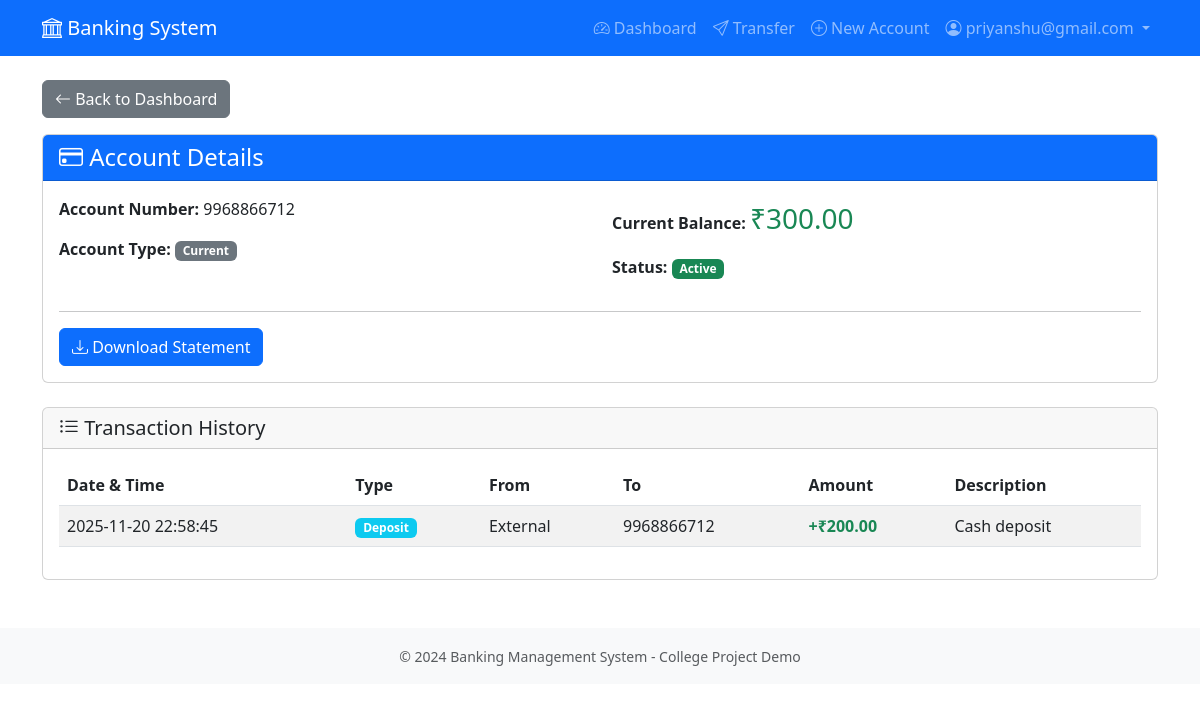
Screenshot of /user/account/1 (signed in) with the database file from the repository.
### app/models.py (models this page shows, shortened)
class User(UserMixin, db.Model):
    __tablename__ = 'users'
    id = db.Column(db.Integer, primary_key=True)
    email = db.Column(db.String(120), unique=True, nullable=False, index=True)
    password_hash = db.Column(db.String(255), nullable=False)
    full_name = db.Column(db.String(100), nullable=False)
    phone = db.Column(db.String(20), nullable=True)
    is_admin = db.Column(db.Boolean, default=False, nullable=False)
    is_active = db.Column(db.Boolean, default=True, nullable=False)
    created_at = db.Column(db.DateTime, default=get_ist_now, nullable=False)
    accounts = db.relationship('Account', backref='owner', lazy='dynamic', cascade='all, delete-orphan')

class Account(db.Model):
    __tablename__ = 'accounts'
    id = db.Column(db.Integer, primary_key=True)
    user_id = db.Column(db.Integer, db.ForeignKey('users.id'), nullable=False, index=True)
    account_number = db.Column(db.String(20), unique=True, nullable=False, index=True)
    account_type = db.Column(db.String(20), nullable=False)  # 'checking' or 'savings'
    balance = db.Column(db.Integer, default=0, nullable=False)  # Stored in cents
    is_frozen = db.Column(db.Boolean, default=False, nullable=False)
    created_at = db.Column(db.DateTime, default=get_ist_now, nullable=False)
    transactions_sent = db.relationship(
        'Transaction',
        foreign_keys='Transaction.from_account_id',
        backref='source_account',
        lazy='dynamic'
    )
    transactions_received = db.relationship(
        'Transaction',
        foreign_keys='Transaction.to_account_id',
        backref='destination_account',
        lazy='dynamic'
    )
    def get_balance(self):
        return self.balance / 100.0
    def get_all_transactions(self):
        sent = self.transactions_sent.all()
        received = self.transactions_received.all()
        all_transactions = sent + received
        return sorted(all_transactions, key=lambda x: x.timestamp, reverse=True)

class Transaction(db.Model):
    __tablename__ = 'transactions'
    id = db.Column(db.Integer, primary_key=True)
    from_account_id = db.Column(db.Integer, db.ForeignKey('accounts.id'), nullable=True, index=True)
    to_account_id = db.Column(db.Integer, db.ForeignKey('accounts.id'), nullable=True, index=True)
    amount = db.Column(db.Integer, nullable=False)  # Stored in cents
    transaction_type = db.Column(db.String(20), nullable=False)  # 'transfer', 'deposit', 'withdrawal'
    description = db.Column(db.String(255), nullable=True)
    timestamp = db.Column(db.DateTime, default=get_ist_now, nullable=False, index=True)
    def get_amount(self):
        return self.amount / 100.0

### app/routes/user_routes.py (the view)
@bp.route('/account/<int:account_id>')
@login_required
def account_details(account_id):
    if isinstance(current_user, Admin):
        return redirect(url_for('admin.dashboard'))
    account = check_account_ownership(account_id)
    transactions = account.get_all_transactions()
    return render_template(
        'user/account_details.html',
        title=f'Account {account.account_number}',
        account=account,
        transactions=transactions
    )

### app/routes/user_routes.py (called while the page is built)
def check_account_ownership(account_id):
    account = Account.query.get_or_404(account_id)
    if account.user_id != current_user.id:
        abort(403)  # Forbidden
    return account

### app/templates/user/account_details.html (shortened to what this page needs)
{% extends "layout.html" %}
{% block content %}
<div class="mb-3">
    <a href="{{ url_for('user.dashboard') }}" class="btn btn-secondary">
        <i class="bi bi-arrow-left"></i> Back to Dashboard
    </a>
</div>
<div class="card mb-4">
    <div class="card-header bg-primary text-white">
        <h4 class="mb-0">
            <i class="bi bi-credit-card"></i> Account Details
        </h4>
    </div>
    <div class="card-body">
        <div class="row">
            <div class="col-md-6">
                <p><strong>Account Number:</strong> {{ account.account_number }}</p>
                <p><strong>Account Type:</strong>
                    <span class="badge bg-secondary">{{ account.account_type.title() }}</span>
                </p>
            </div>
            <div class="col-md-6">
                <p><strong>Current Balance:</strong>
                    <span class="fs-3 text-success">₹{{ "%.2f"|format(account.get_balance()) }}</span>
                </p>
                <p><strong>Status:</strong>
                    {% if account.is_frozen %}
                        <span class="badge bg-danger">Frozen</span>
                    {% else %}
                        <span class="badge bg-success">Active</span>
                    {% endif %}
                </p>
            </div>
        </div>
        <hr>
        <div class="btn-group" role="group">
            <a href="{{ url_for('user.statement', account_id=account.id) }}" class="btn btn-primary">
                <i class="bi bi-download"></i> Download Statement
            </a>
        </div>
    </div>
</div>
<div class="card">
    <div class="card-header">
        <h5 class="mb-0"><i class="bi bi-list-ul"></i> Transaction History</h5>
    </div>
    <div class="card-body">
        {% if transactions %}
            <div class="table-responsive">
                <table class="table table-striped">
                    <thead>
                        <tr>
                            <th>Date & Time</th>
                            <th>Type</th>
                            <th>From</th>
                            <th>To</th>
                            <th>Amount</th>
                            <th>Description</th>
                        </tr>
                    </thead>
                    <tbody>
                        {% for transaction in transactions %}
                        <tr>
                            <td>{{ transaction.timestamp.strftime('%Y-%m-%d %H:%M:%S') }}</td>
                            <td>
                                <span class="badge bg-info">{{ transaction.transaction_type.title() }}</span>
                            </td>
                            <td>
                                {% if transaction.source_account %}
                                    {{ transaction.source_account.account_number }}
                                {% else %}
                                    External
                                {% endif %}
                            </td>
                            <td>
                                {% if transaction.destination_account %}
                                    {{ transaction.destination_account.account_number }}
                                {% else %}
                                    External
                                {% endif %}
                            </td>
                            <td>
                                {% if transaction.to_account_id == account.id and transaction.from_account_id != account.id %}
                                    <span class="text-success fw-bold">+₹{{ "%.2f"|format(transaction.get_amount()) }}</span>
                                {% elif transaction.from_account_id == account.id %}
                                    <span class="text-danger fw-bold">-₹{{ "%.2f"|format(transaction.get_amount()) }}</span>
                                {% else %}
                                    ₹{{ "%.2f"|format(transaction.get_amount()) }}
                                {% endif %}
                            </td>
                            <td>{{ transaction.description or 'N/A' }}</td>
                        </tr>
                        {% endfor %}
                    </tbody>
                </table>
            </div>
        {% else %}
            <div class="alert alert-info mb-0">
                <i class="bi bi-info-circle"></i> No transactions found for this account.
            </div>
        {% endif %}
    </div>
</div>
{% endblock %}

### app/templates/layout.html (shortened to what this page needs)
<!DOCTYPE html>
<html lang="en">
<head>
    <link href="https://cdn.jsdelivr.net/npm/bootstrap@5.3.0/dist/css/bootstrap.min.css" rel="stylesheet">
    <link rel="stylesheet" href="https://cdn.jsdelivr.net/npm/bootstrap-icons@1.11.0/font/bootstrap-icons.css">
</head>
<body>
    <nav class="navbar navbar-expand-lg navbar-dark bg-primary">
        <div class="container">
            <a class="navbar-brand" href="/">
                <i class="bi bi-bank"></i> Banking System
            </a>
            <div class="collapse navbar-collapse" id="navbarNav">
                <ul class="navbar-nav ms-auto">
                    {% if current_user.is_authenticated %}
                        {% if current_user.__class__.__name__ == 'Admin' %}
                            <li class="nav-item">
                                <a class="nav-link" href="{{ url_for('admin.dashboard') }}">
                                    <i class="bi bi-speedometer2"></i> Dashboard
                                </a>
                            </li>
                            <li class="nav-item">
                                <a class="nav-link" href="{{ url_for('admin.users') }}">
                                    <i class="bi bi-people"></i> Users
                                </a>
                            </li>
                            <li class="nav-item">
                                <a class="nav-link" href="{{ url_for('admin.transactions') }}">
                                    <i class="bi bi-arrow-left-right"></i> Transactions
                                </a>
                            </li>
                            <li class="nav-item dropdown">
                                <a class="nav-link dropdown-toggle" href="#" id="adminDropdown" role="button" data-bs-toggle="dropdown">
                                    <i class="bi bi-person-circle"></i> Admin
                                </a>
                                <ul class="dropdown-menu dropdown-menu-end">
                                    <li><a class="dropdown-item" href="{{ url_for('auth.logout') }}">
                                        <i class="bi bi-box-arrow-right"></i> Logout
                                    </a></li>
                                </ul>
                            </li>
                        {% else %}
                            <li class="nav-item">
                                <a class="nav-link" href="{{ url_for('user.dashboard') }}">
                                    <i class="bi bi-speedometer2"></i> Dashboard
                                </a>
                            </li>
                            <li class="nav-item">
                                <a class="nav-link" href="{{ url_for('user.transfer') }}">
                                    <i class="bi bi-send"></i> Transfer
                                </a>
                            </li>
                            <li class="nav-item">
                                <a class="nav-link" href="{{ url_for('user.create_account') }}">
                                    <i class="bi bi-plus-circle"></i> New Account
                                </a>
                            </li>
                            <li class="nav-item dropdown">
                                <a class="nav-link dropdown-toggle" href="#" id="userDropdown" role="button" data-bs-toggle="dropdown">
                                    <i class="bi bi-person-circle"></i> {{ current_user.email }}
                                </a>
                            </li>
                        {% endif %}
                    {% endif %}
                </ul>
            </div>
        </div>
    </nav>
    <main class="container my-4">
        {% block content %}{% endblock %}
    </main>
    <footer class="bg-light py-3 mt-5">
        <div class="container text-center text-muted">
            <small>&copy; 2024 Banking Management System - College Project Demo</small>
        </div>
    </footer>
</body>
</html>

### rows the page displays
User: email "priyanshu@gmail.com"
Account: account_number "9968866712", account_type "Current", get_balance "300.00"
Transaction: get_amount "200.00"
